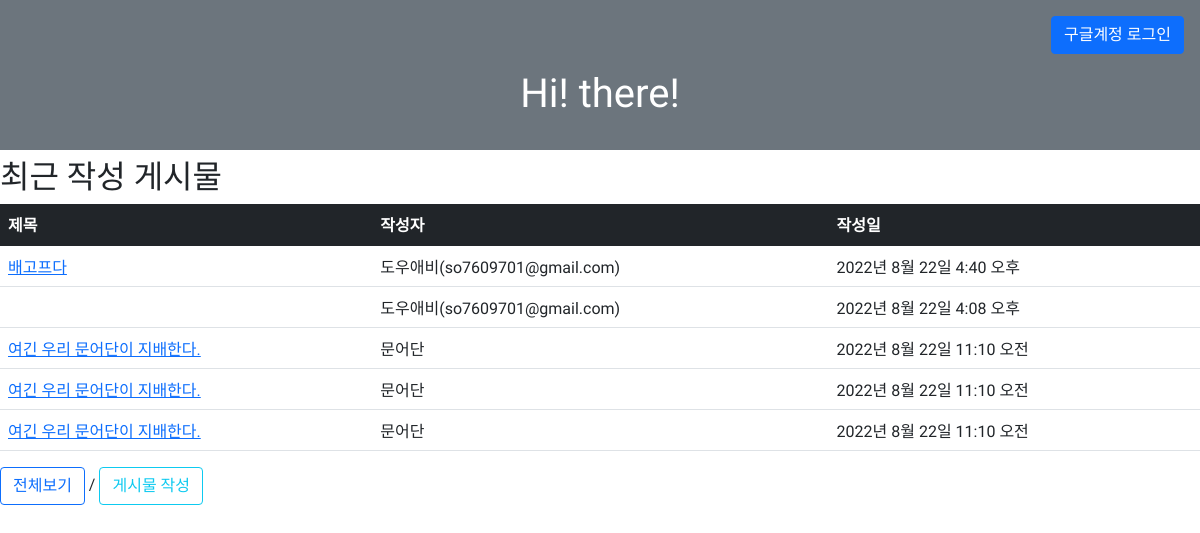
The page / on the database its author committed.
### blog/models.py (models this page shows, shortened)
class Post(models.Model):
    title = models.CharField(max_length = 300)
    writer = models.CharField(max_length = 100)
    content = models.TextField()
    created_at = models.DateTimeField(auto_now_add = True)

### blog/views.py (the view)
# urls.py: path("", blog.views.main_page),
def main_page(request):
    re_blog_list = Post.objects.order_by('-created_at')[:5]
    data = {'re_post_list': re_blog_list}
    return render(request, 'blog/main_page.html', data)

### templates/blog/main_page.html (shortened to what this page needs)
<!DOCTYPE html>
<html lang="ko">
<head>
      <link href="https://cdn.jsdelivr.net/npm/bootstrap@5.1.3/dist/css/bootstrap.min.css" rel="stylesheet">
    <link href="https://cdn.jsdelivr.net/npm/bootstrap@5.1.3/dist/css/bootstrap-theme.min.css" rel="stylesheet">
</head>
<body>
<div class="p-3 mb-2 bg-secondary text-white">
{% load static %}
{% load socialaccount %}
<p align="right">
    {% if user.is_authenticated %}
        <a href="{% url 'account_logout' %}" class='btn btn-danger'>
            로그아웃
        </a>
    <h1 class = 'page-header' align = 'center'>Hi! there!</h1>
        {% for account in user.socialaccount_set.all %}
        <p align = 'right'>
            <img src = "{{ account.get_avatar_url }}" width="50px" height="50px"/>
        </p>
        <p align = 'right'>
            로그인 계정 : {{ account.extra_data.email }}
            | 이름 : {{ account.extra_data.name }}
        </p>
        {% endfor %}
    {% else %}
        <a href = "{% provider_login_url 'google' %}" class='btn btn-primary'>
            구글계정 로그인
        </a>
      <h1 class = 'page-header' align = 'center'>Hi! there!</h1>
    {% endif %}
</p></div>
<table class = 'table'>
  <thead class = "table-dark">
  <h2>최근 작성 게시물</h2>
    <tr>
      <h5><th>제목</th></h5>
      <h5><th>작성자</th></h5>
      <h5><th>작성일</th></h5>
    </tr>
  </thead>
    <tbody>
    {% for item in re_post_list %}
              <tr>
                  <td><a href  = '/blog/view_blog/{{item.id}}/'>{{item.title}}</a></td>
                  <td>{{item.writer}}</td>
                  <td>{{item.created_at}}</td>
              </tr>
    {% endfor %}
      </tbody>
</table>
    <tr>
        <td><a href = '/blog/view_blog_list/' class='btn btn-outline-primary'>전체보기</a> /
        <td><a href = '/blog/add_blog_form/' class="btn btn-outline-info">게시물 작성</a></td>
    </tr>
</body>
</html>

### templates/blog/main_page.html (style rules this page uses)
body, h1, h2, h3, h4, h5, h6 { font-family: 'Gugi'!important; }
p, span { font-family: 'Nanum Gothic'!important; }

### rows shown on the page
Post: title "배고프다", writer "도우애비(so7609701@gmail.com)", created_at "2022년 8월 22일 4:40 오후"
Post: writer "도우애비(so7609701@gmail.com)", created_at "2022년 8월 22일 4:08 오후"
Post: title "여긴 우리 문어단이 지배한다.", writer "문어단", created_at "2022년 8월 22일 11:10 오전"
Post: title "여긴 우리 문어단이 지배한다.", writer "문어단", created_at "2022년 8월 22일 11:10 오전"
Post: title "여긴 우리 문어단이 지배한다.", writer "문어단", created_at "2022년 8월 22일 11:10 오전"
